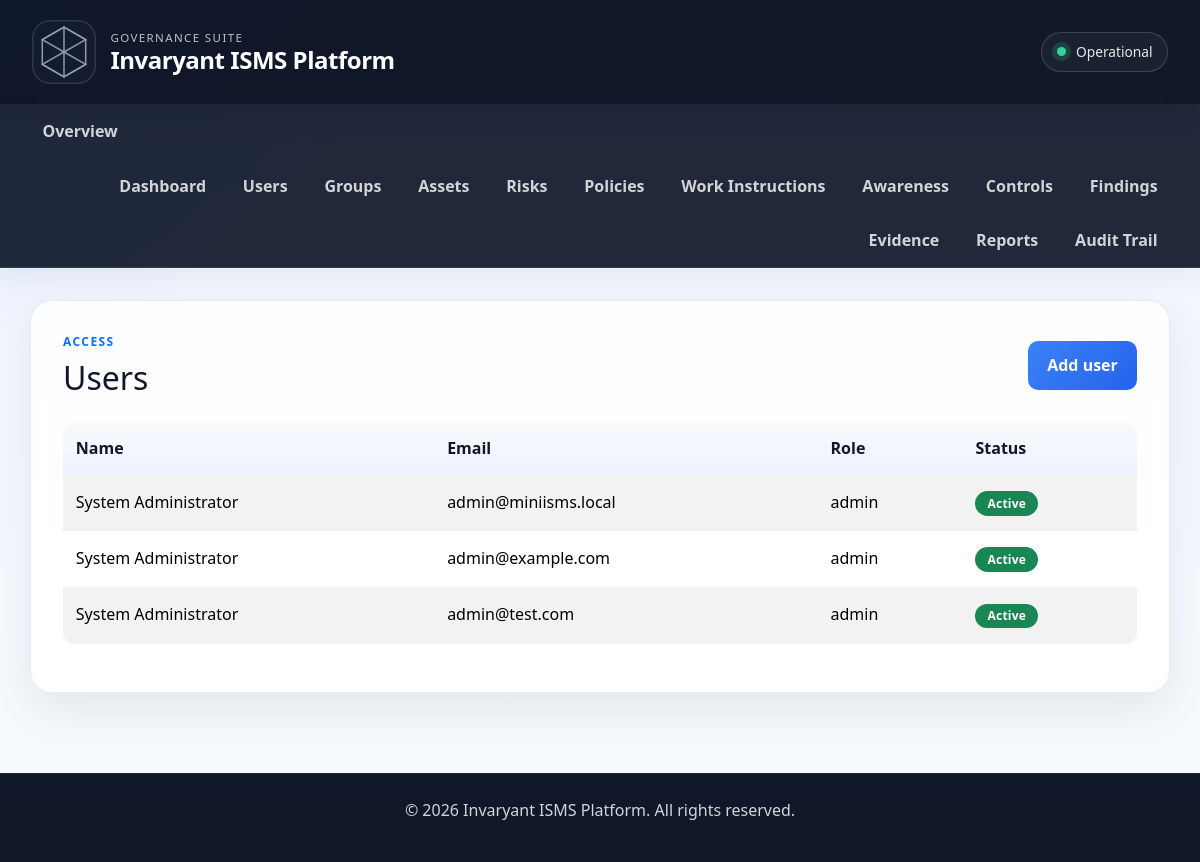
Page /users (signed in) on the earlier database version.
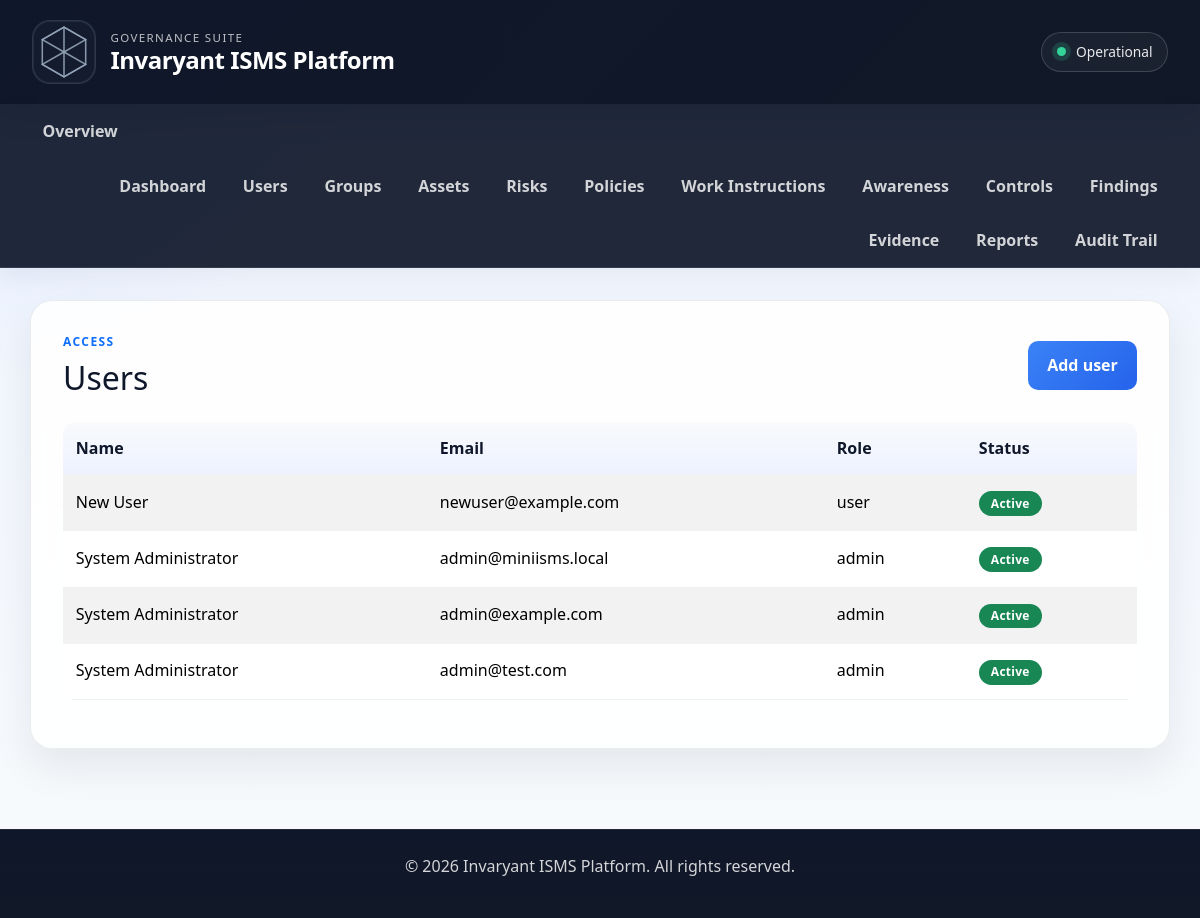
Same page on the later database version.
### app/models.py (models this page shows, shortened)
class User(UserMixin, db.Model):
    __tablename__ = 'users'
    id = db.Column(db.Integer, primary_key=True)
    tenant_id = db.Column(db.Integer, db.ForeignKey('tenants.id'), nullable=False)
    email = db.Column(db.String(255), unique=True, nullable=False)
    password_hash = db.Column(db.String(255), nullable=False)
    full_name = db.Column(db.String(200), nullable=False)
    role_id = db.Column(db.Integer, db.ForeignKey('roles.id'), nullable=False)
    is_active = db.Column(db.Boolean, default=True)
    mfa_enabled = db.Column(db.Boolean, default=False)
    mfa_secret = db.Column(db.String(64), nullable=True)
    created_at = db.Column(db.DateTime, default=datetime.utcnow)
    last_login_at = db.Column(db.DateTime, nullable=True)
    role = db.relationship('Role', backref='users')

class Role(db.Model):
    __tablename__ = 'roles'
    id = db.Column(db.Integer, primary_key=True)
    tenant_id = db.Column(db.Integer, db.ForeignKey('tenants.id'), nullable=False)
    name = db.Column(db.String(80), nullable=False)
    description = db.Column(db.String(255))
    created_at = db.Column(db.DateTime, default=datetime.utcnow)

### app/routes.py (the view)
@main.route('/users')
@login_required
@require_roles('admin', 'security_manager')
def users_list():
    users = User.query.filter_by(tenant_id=current_user.tenant_id).order_by(User.full_name.asc()).all()
    return render_template('users_list.html', users=users)

### app/routes.py (called while the page is built)
def require_roles(*allowed_roles):
    def decorator(func):
        @wraps(func)
        @login_required
        def wrapped(*args, **kwargs):
            if not current_user.is_authenticated:
                flash('Please log in to continue.')
                return redirect(url_for('main.login'))
            user_role = current_user.role.name if current_user.role else 'user'
            if user_role not in allowed_roles and user_role != 'admin':
                flash('You do not have permission to access this page.')
                return redirect(url_for('main.index'))
            return func(*args, **kwargs)
        return wrapped
    return decorator

### app/templates/users_list.html (shortened to what this page needs)
{% extends "base.html" %}
{% block content %}
<div class="d-flex justify-content-between align-items-center mb-4">
    <div>
        <p class="text-uppercase fw-bold text-primary mb-2" style="letter-spacing: 0.12em; font-size: 0.75rem;">Access</p>
        <h2 class="mb-0">Users</h2>
    </div>
    <a href="/users/new" class="btn btn-primary">Add user</a>
</div>
{% if users %}
<div class="table-responsive">
    <table class="table table-striped align-middle">
        <thead>
            <tr>
                <th>Name</th>
                <th>Email</th>
                <th>Role</th>
                <th>Status</th>
            </tr>
        </thead>
        <tbody>
            {% for user in users %}
            <tr>
                <td>{{ user.full_name }}</td>
                <td>{{ user.email }}</td>
                <td>{{ user.role.name if user.role else 'Unknown' }}</td>
                <td>
                    {% if user.is_active %}
                    <span class="badge bg-success">Active</span>
                    {% else %}
                    <span class="badge bg-secondary">Inactive</span>
                    {% endif %}
                </td>
            </tr>
            {% endfor %}
        </tbody>
    </table>
</div>
{% else %}
<div class="empty-state">
    <h5 class="mb-2">No users yet</h5>
    <p class="mb-0">Create the first user for this tenant.</p>
</div>
{% endif %}
{% endblock %}

### app/templates/base.html (shortened to what this page needs)
<!DOCTYPE html>
<html lang="en">
<head>
    <link href="https://cdn.jsdelivr.net/npm/bootstrap@5.3.3/dist/css/bootstrap.min.css" rel="stylesheet">
    <link href="{{ url_for('static', filename='style.css') }}" rel="stylesheet">
</head>
<body>
    <div class="page-shell">
        <header class="topbar">
            <div class="brand-wrap">
                <div class="brand-mark" aria-label="Invaryant logo">
                </div>
                <div>
                    <div class="eyebrow">Governance Suite</div>
                    <h1>Invaryant ISMS Platform</h1>
                </div>
            </div>
            <div class="topbar-actions">
                <span class="status-dot"></span>
                <span>Operational</span>
            </div>
        </header>
        <nav class="main-nav" aria-label="Main navigation">
            <a class="nav-brand" href="/overview">Overview</a>
            <div class="nav-menu">
                <a class="nav-link" href="/dashboard">Dashboard</a>
                <a class="nav-link" href="/users">Users</a>
                <a class="nav-link" href="/user-groups">Groups</a>
                <a class="nav-link" href="/assets">Assets</a>
                <a class="nav-link" href="/risks">Risks</a>
                <a class="nav-link" href="/policies">Policies</a>
                <a class="nav-link" href="/work-instructions">Work Instructions</a>
                <a class="nav-link" href="/security-awareness">Awareness</a>
                <a class="nav-link" href="/controls">Controls</a>
                <a class="nav-link" href="/findings">Findings</a>
                <a class="nav-link" href="/evidence">Evidence</a>
                <a class="nav-link" href="/reports">Reports</a>
                <a class="nav-link" href="/audit-trail">Audit Trail</a>
            </div>
        </nav>
        <main>
            <div class="container app-panel">
                {% block content %}{% endblock %}
            </div>
        </main>
        <footer>
            <p>&copy; 2026 Invaryant ISMS Platform. All rights reserved.</p>
        </footer>
    </div>
</body>
</html>

### app/static/style.css (style rules this page uses)
:root { --isms-navy: #0f172a; --isms-navy-soft: #1e293b; --isms-blue: #2563eb; --isms-accent: #3b82f6; --isms-danger: #ef4444; --isms-warning: #f59e0b; --isms-success: #10b981; --isms-bg: #f4f7fb; --isms-panel: rgba(255, 255, 255, 0.88); --isms-border: rgba(15, 23, 42, 0.08); --isms-text: #1f2937; --isms-muted: #64748b; --isms-shadow: 0 18px 40px rgba(15, 23, 42, 0.08); }
* { margin: 0; padding: 0; box-sizing: border-box; }
body { background: radial-gradient(circle at top left, rgba(59, 130, 246, 0.12), transparent 25%), linear-gradient(180deg, #eef4ff 0%, #f8fafc 100%); font-family: 'Segoe UI', Roboto, -apple-system, sans-serif; color: var(--isms-text); line-height: 1.5; }
.page-shell { min-height: 100vh; }
.topbar { display: flex; align-items: center; justify-content: space-between; gap: 1rem; padding: 1.25rem 2rem; background: linear-gradient(135deg, #0f172a 0%, #111827 100%); color: white; box-shadow: 0 12px 30px rgba(15, 23, 42, 0.18); }
.brand-wrap { display: flex; align-items: center; gap: 0.9rem; }
.brand-mark { display: inline-flex; align-items: center; justify-content: center; width: 64px; height: 64px; border-radius: 18px; background: rgba(255, 255, 255, 0.02); border: 1px solid rgba(148, 163, 184, 0.2); box-shadow: inset 0 0 0 1px rgba(148, 163, 184, 0.12); }
.brand-mark svg { width: 100%; height: 100%; display: block; }
.eyebrow { font-size: 0.72rem; text-transform: uppercase; letter-spacing: 0.12em; opacity: 0.72; }
header h1 { margin: 0; font-size: clamp(1.4rem, 2vw, 2rem); font-weight: 700; letter-spacing: -0.02em; color: white; }
.topbar-actions { display: inline-flex; align-items: center; gap: 0.65rem; padding: 0.55rem 0.9rem; border: 1px solid rgba(255, 255, 255, 0.16); border-radius: 999px; background: rgba(255, 255, 255, 0.04); font-size: 0.86rem; color: rgba(255, 255, 255, 0.9); }
.status-dot { width: 9px; height: 9px; border-radius: 999px; background: #34d399; box-shadow: 0 0 0 5px rgba(52, 211, 153, 0.18); }
.main-nav { background: rgba(15, 23, 42, 0.92); border-bottom: 1px solid rgba(148, 163, 184, 0.18); padding: 0 1.5rem; display: flex; align-items: center; justify-content: space-between; flex-wrap: wrap; box-shadow: 0 10px 24px rgba(15, 23, 42, 0.05); }
.nav-brand, .nav-link { color: rgba(255, 255, 255, 0.8); text-decoration: none; display: inline-flex; align-items: center; padding: 0.95rem 1.15rem; font-weight: 600; transition: all 0.2s ease; border-radius: 0; }
.nav-menu { display: flex; align-items: center; justify-content: flex-end; flex-wrap: wrap; margin-left: auto; }
main { max-width: 1320px; margin: 2rem auto; padding: 0 1rem 2rem; }
.app-panel { background: var(--isms-panel); backdrop-filter: blur(10px); padding: 2rem; border-radius: 22px; border: 1px solid var(--isms-border); box-shadow: var(--isms-shadow); }
h1, h2, h3, h4, h5, h6 { color: var(--isms-navy); margin-bottom: 0.75rem; }
p { margin-bottom: 1rem; }
a { color: var(--isms-blue); }
.table { width: 100%; border-collapse: collapse; background-color: white; border-radius: 12px; overflow: hidden; }
.table th, .table td { padding: 0.9rem 0.8rem; border-bottom: 1px solid #edf2f7; text-align: left; vertical-align: top; }
.table thead th { background: linear-gradient(180deg, #f8fafc, #eef2ff); color: var(--isms-navy); font-weight: 700; }
.badge { display: inline-block; padding: 0.4rem 0.75rem; border-radius: 999px; color: white; font-weight: 700; font-size: 0.75rem; letter-spacing: 0.02em; }
button.primary, .btn-primary, .btn-success, .btn-warning, .btn-danger, .btn-secondary { display: inline-block; border: none; border-radius: 10px; text-decoration: none; padding: 0.8rem 1.2rem; font-weight: 700; cursor: pointer; transition: transform 0.15s ease, opacity 0.2s ease; }
.btn-primary { background: linear-gradient(135deg, #3b82f6, #2563eb); color: white; }
footer { background: linear-gradient(180deg, #0f172a, #111827); color: rgba(255, 255, 255, 0.82); text-align: center; padding: 1.5rem 1rem; margin-top: 3rem; border-top: 1px solid rgba(148, 163, 184, 0.12); }

Differences in the rows shown:
added User: full_name "New User", email "newuser@example.com", role "user", is_active "Active"
